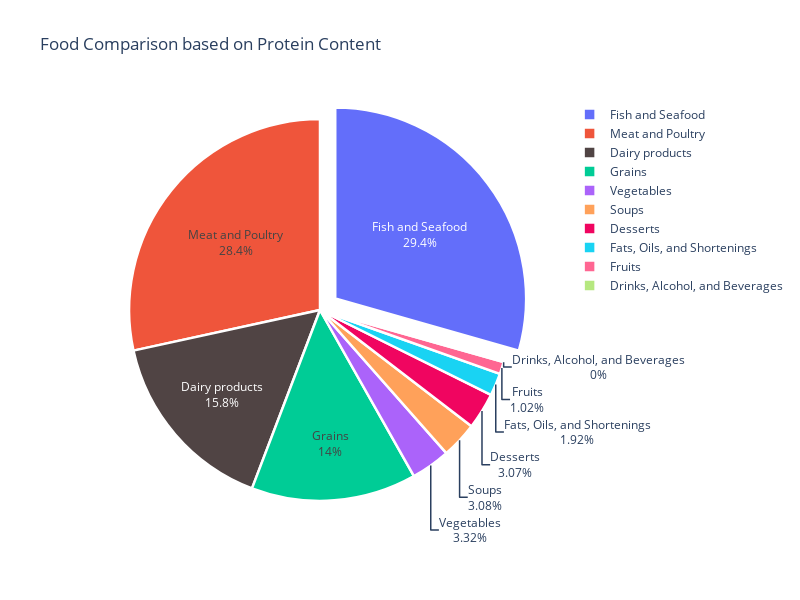

Notebook code for this chart:
### Markdown cell above
It may be more helpful to know about whole food groups, and this  information can displayed in the form of a pie chart:

### Code cell
category_dist = nutrition.groupby(['Category']).mean()
category_dist
fig = go.Figure(go.Pie(values=category_dist['Protein'].values, text=category_dist.index, labels=category_dist.index,pull=[0,0,0,0,0.1,0,0,0,0,0],
                marker=dict(colors=['#100b','#f00560'], line=dict(color='#FFFFFF', width=2.5))))
fig.update_layout(title_text="Food Comparison based on Protein Content",height=600, width=800)
fig.show()

### Figure 1 — Plotly figure (JSON) as saved in the notebook; plotly's stock layout.template omitted (floating-point values rounded to 4 significant figures)
{"data": [{"labels": ["Dairy products", "Desserts", "Drinks, Alcohol, and Beverages", "Fats, Oils, and Shortenings", "Fish and Seafood", "Fruits", "Grains", "Meat and Poultry", "Soups", "Vegetables"], "marker": {"colors": ["#100b", "#f00560"], "line": {"color": "#FFFFFF", "width": 2.5}}, "pull": [0, 0, 0, 0, 0.1, 0, 0, 0, 0, 0], "text": ["Dairy products", "Desserts", "Drinks, Alcohol, and Beverages", "Fats, Oils, and Shortenings", "Fish and Seafood", "Fruits", "Grains", "Meat and Poultry", "Soups", "Vegetables"], "type": "pie", "values": [0.1212, 0.02354, 0, 0.01471, 0.2257, 0.00785, 0.1073, 0.218, 0.02364, 0.0255]}], "layout": {"height": 600, "title": {"text": "Food Comparison based on Protein Content"}, "width": 800}}
